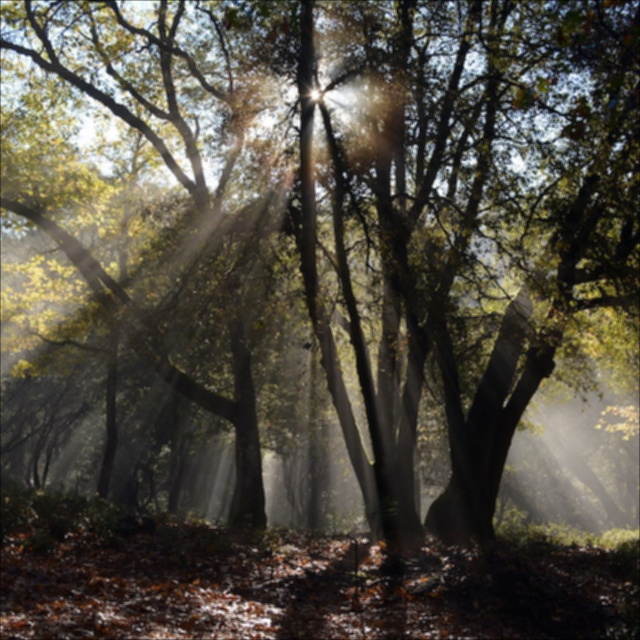
#> input picture outputs/python_conv2d.png, 640 x 640 px
$ python conv2d.py ../outputs/python_conv2d.png
#> lines starting #> are read from the running program, lines starting #| are printed output that depends on the picture
#> in main, image is the input picture: shape (640, 640, 3); mean B, G, R 65.4, 75.7, 80.1
import cv2
import math
import numpy as np
import sys
import time

def nanoseconds_to_seconds(nanoseconds):
    seconds = nanoseconds / 1_000_000_000
    return seconds

def Conv2D(img, kernel):
    cvt_img = img
    #padding
    kernel_h, kernel_w = kernel.shape
    top    = math.ceil((kernel_h - 1) / 2)
    bottom = math.floor((kernel_h - 1) / 2)
    left   = math.ceil((kernel_w - 1) / 2)
    right  = math.floor((kernel_w - 1) / 2)

    padded_img = cv2.copyMakeBorder(cvt_img, top, bottom, left, right, cv2.BORDER_CONSTANT, value=0)
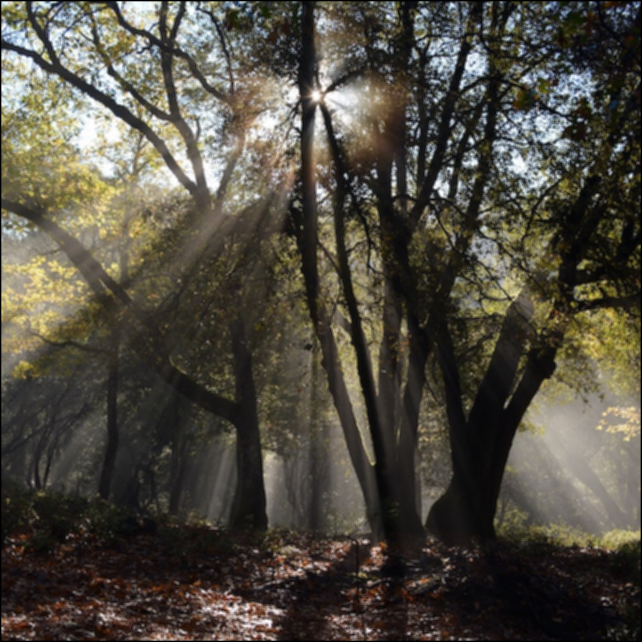
#> padded_img: shape (642, 642, 3); mean B, G, R 65, 75.2, 79.6
    output_img = np.zeros_like(cvt_img)
    kernel = np.flipud(np.fliplr(kernel))

    #convolution
    for i in range(cvt_img.shape[0]):
        for j in range(cvt_img.shape[1]):
            for k in range(cvt_img.shape[2]):
                output_img[i, j, k] = np.sum(padded_img[i:i + kernel_h, j:j + kernel_w, k] * kernel)

    return output_img


def main():
    path = sys.argv[1]
    image = cv2.imread(path)

    kernel = np.array([
        [1/9, 1/9, 1/9],
        [1/9, 1/9, 1/9],
        [1/9, 1/9, 1/9]
    ])

    n1 = time.time_ns()
    conv_img = Conv2D(image, kernel)
    n2 = time.time_ns()
    n = n2 - n1
    sec = nanoseconds_to_seconds(n)
    # cv2.imshow("frame", conv_img)
    # cv2.waitKey(-1)
    # cv2.destroyAllWindows()
    output_path = "../Convolution2D/outputs/python_conv2d.png"
    cv2.imwrite(output_path, conv_img)
    print("Convoluted Image at", output_path)
    print("Total Run-Time:", sec)


if __name__ == "__main__":
    main()
